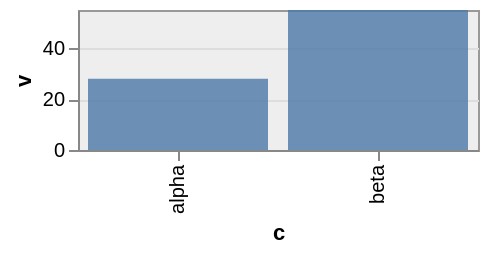

Specify this chart in Vega-Lite:
### Vega-Lite specification from a JSON file in a GitHub repository (floating-point values rounded to 4 significant figures)
{"$schema": "https://vega.github.io/schema/vega-lite/v6.json", "description": "Two blocks that must hand Vega only the words Vega knows. `config.view` is one of the **mark** blocks, not a shape of its own: `MARK_STYLES = new Set(['view', ...PRIMITIVE_MARKS])`, and the loop over it deletes the generic `VL_ONLY_MARK_CONFIG_PROPERTIES` from every member *and then* whatever that member has in the mark-specific table, where `view`'s entry is its five sizes. This compiler dropped the sizes and kept the rest, so `config.view.invalid` — a word Vega has never heard — was renamed into the `cell` style and shipped. And `config.mark.tooltip` written as an **object** is spent while compiling rather than passed on: `if (config.mark.tooltip && isObject(config.mark.tooltip)) delete config.mark.tooltip`, because `{\"content\": \"data\"}` says which fields to show, which is a question only Vega-Lite can answer. A bare `true` is Vega's own switch and travels through, which is the case that must not move — as are `view`'s `fill` and `stroke`, which are Vega's words for a plotting area's paint and reach the `cell` style intact.", "config": {"view": {"invalid": "filter", "step": 30, "continuousWidth": 120, "fill": "#eeeeee", "stroke": "#999999"}, "mark": {"tooltip": {"content": "data"}, "color": "#4c78a8", "opacity": 0.8}}, "data": {"values": [{"c": "alpha", "v": 28}, {"c": "beta", "v": 55}]}, "width": 200, "height": 70, "mark": "bar", "encoding": {"x": {"field": "c", "type": "nominal"}, "y": {"field": "v", "type": "quantitative"}}}
